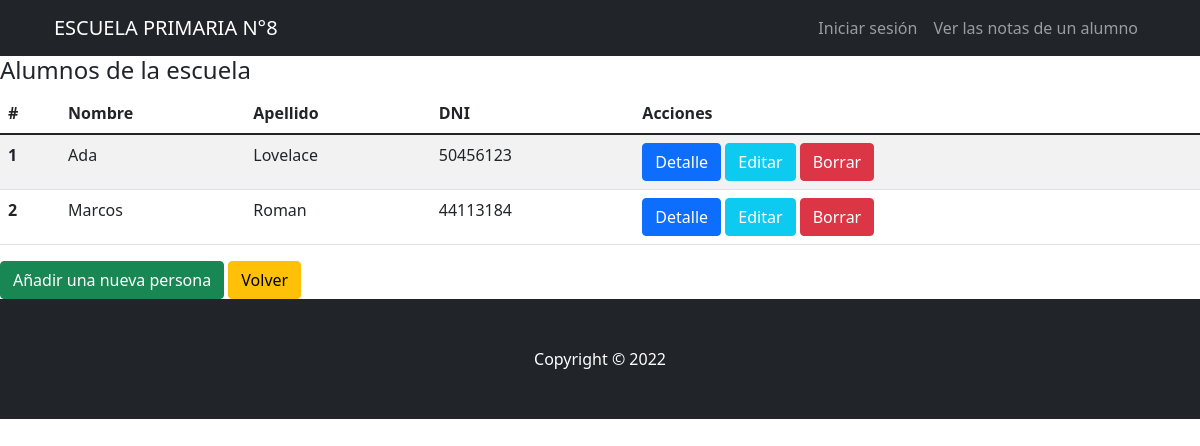
Page /AppZero/alumnos/lista on the earlier database version.
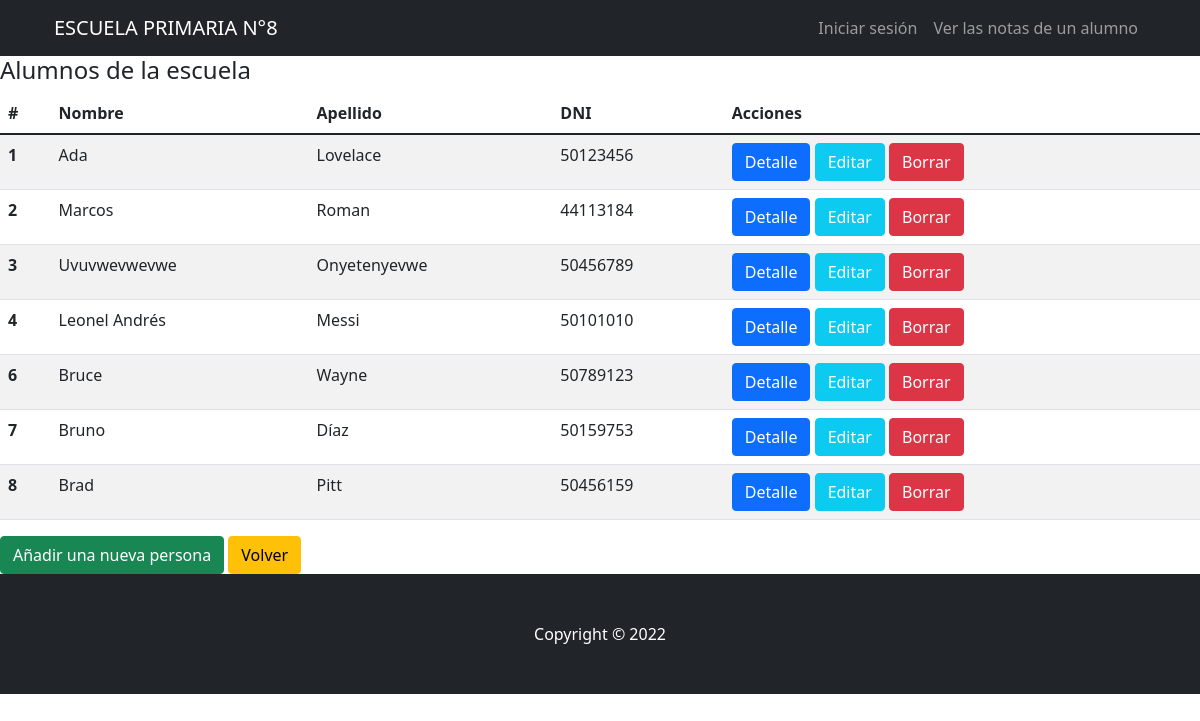
Same page on the later database version.
### AppZero/models.py (models this page shows, shortened)
class Alumno(models.Model):
    nombre=models.CharField(max_length=40)
    apellido=models.CharField(max_length=40)
    DNI = models.IntegerField()
    direccion=models.CharField(max_length=60, blank=True, null=True)
    telefono=models.IntegerField(blank=True, null=True)
    email=models.EmailField(blank=True, null=True)
    calificaciones = models.OneToOneField('Calificacion', null=True, on_delete=models.CASCADE, related_name='+' )
    curso = models.ForeignKey(Curso, on_delete=models.CASCADE)

### AppZero/views.py (the view)
# urls.py: path('alumnos/lista', views.AlumnosList.as_view(), name="AlumnosList"),
class AlumnosList(ListView):
    model = Alumno
    template_name = 'AppZero/Alumnos/alumnos_list.html'

### AppZero/Templates/AppZero/Alumnos/alumnos_list.html
{% extends "AppZero/padre.html" %}
{% load static %}
{% block contenidoAdicional %}
<h4>Alumnos de la escuela</h4>
<table class="table table-striped">
    <thead>
      <tr>
        <th scope="col">#</th>
        <th scope="col">Nombre</th>
        <th scope="col">Apellido</th>
        <th scope="col">DNI</th>
        <th scope="col">Acciones</th>
      </tr>
    </thead>
    <tbody>
    {% for alumno in object_list %}
      <tr>
        <th scope="row">{{alumno.id}}</th>
        <td>{{alumno.nombre}}</td>
        <td>{{alumno.apellido}}</td>
        <td>{{alumno.DNI}}</td>
        <td>
            <a class="btn btn-primary" href="{% url 'AlumnosDetail' alumno.id %}">Detalle</a>
            <a class="btn btn-info text-white" href="{% url 'AlumnosUpdate' alumno.id %}">Editar</a>
            <a class="btn btn-danger" href="{% url 'AlumnosDelete' alumno.id %}">Borrar</a>
        </td>
      </tr>
    {% endfor %}
    </tbody>
  </table>
  <a class="btn btn-success" href="{% url 'AlumnosCreate' %}">Añadir una nueva persona</a>
  <a class="btn btn-warning" href="javascript:history.back()">Volver</a>
{% endblock %}

### AppZero/Templates/AppZero/padre.html (shortened to what this page needs)
<!DOCTYPE html>
<html lang="en">
    <head>
        {% load static %}
        <link href="{% static 'AppZero/css/styles.css'%}" rel="stylesheet" />
    </head>
    <body>
    {% include 'partials/_navbar.html' %}
        {% block contenidoAdicional %}
        {% endblock %}
        <footer class="py-5 bg-dark">
            <div class="container px-4"><p class="m-0 text-center text-white">Copyright &copy; 2022</p></div>
        </footer>
    </body>
</html>

### AppZero/Templates/AppZero/partials/_navbar.html (shortened to what this page needs)
<body id="page-top">
    <nav class="navbar navbar-expand-lg navbar-dark bg-dark sticky -top" id="mainNav">
        <div class="container px-4">
            <a class="navbar-brand text-uppercase" href="{% url 'Inicio' %}">Escuela primaria N°8</a>
            <div class="collapse navbar-collapse" id="navbarResponsive">
                {% if request.user.is_authenticated %}
                    <ul class="navbar-nav ms-auto">
                        {% if request.user.userprofile.cargo == 'Docente' %}
                            <li class="nav-item"><a class="nav-link" href="{% url 'VerGrados' %}">Alumnos</a></li>
                        {% endif %}
                        {% if request.user.userprofile.cargo == 'Preceptor' %}
                        <li class="nav-item"><a class="nav-link" href="{% url 'VerGrados' %}">Cursos</a></li>
                        {% endif %}
                        {% if request.user.userprofile.cargo == 'Recursos Humanos' %}
                            <li class="nav-item"><a class="nav-link" href="{% url 'DocentesList' %}">Docentes</a></li>
                            <li class="nav-item"><a class="nav-link" href="{% url 'Autoridades' %}">Autoridades</a></li>
                            <li class="nav-item"><a class="nav-link" href="{% url 'PersLimpList' %}">Personal de limpieza</a></li>
                        {% endif %}
                        {% if request.user.userprofile.cargo == 'Director' %}
                        <li class="nav-item"><a class="nav-link" href="{% url 'VerGrados' %}">Alumnos</a></li>
                        <li class="nav-item"><a class="nav-link" href="{% url 'DocentesList' %}">Docentes</a></li>
                        <li class="nav-item"><a class="nav-link" href="{% url 'Autoridades' %}">Autoridades</a></li>
                        <li class="nav-item"><a class="nav-link" href="{% url 'PersLimpList' %}">Personal de limpieza</a></li>
                        {% endif %}
                        <li class="nav-item"><a class="nav-link" href="{% url 'Logout' %}">Cerrar sesión</a></li>
                    </ul>
                {% else %}
                <ul class="navbar-nav ms-auto">
                    <li class="nav-item"><a class="nav-link" href="{% url 'Login' %}">Iniciar sesión</a></li>
                    <li class="nav-item"><a class="nav-link" href="{% url 'BuscarAlumnoDNI' %}">Ver las notas de un alumno</a></li>
                </ul>
                {% endif %}
            </div>
        </div>
    </nav>

Differences in the rows shown:
changed Alumno "Ada": DNI "50456123" → "50123456"
added Alumno: id "3", nombre "Uvuvwevwevwe", apellido "Onyetenyevwe", DNI "50456789"
added Alumno: id "4", nombre "Leonel Andrés", apellido "Messi", DNI "50101010"
added Alumno: id "6", nombre "Bruce", apellido "Wayne", DNI "50789123"
added Alumno: id "7", nombre "Bruno", apellido "Díaz", DNI "50159753"
added Alumno: id "8", nombre "Brad", apellido "Pitt", DNI "50456159"
